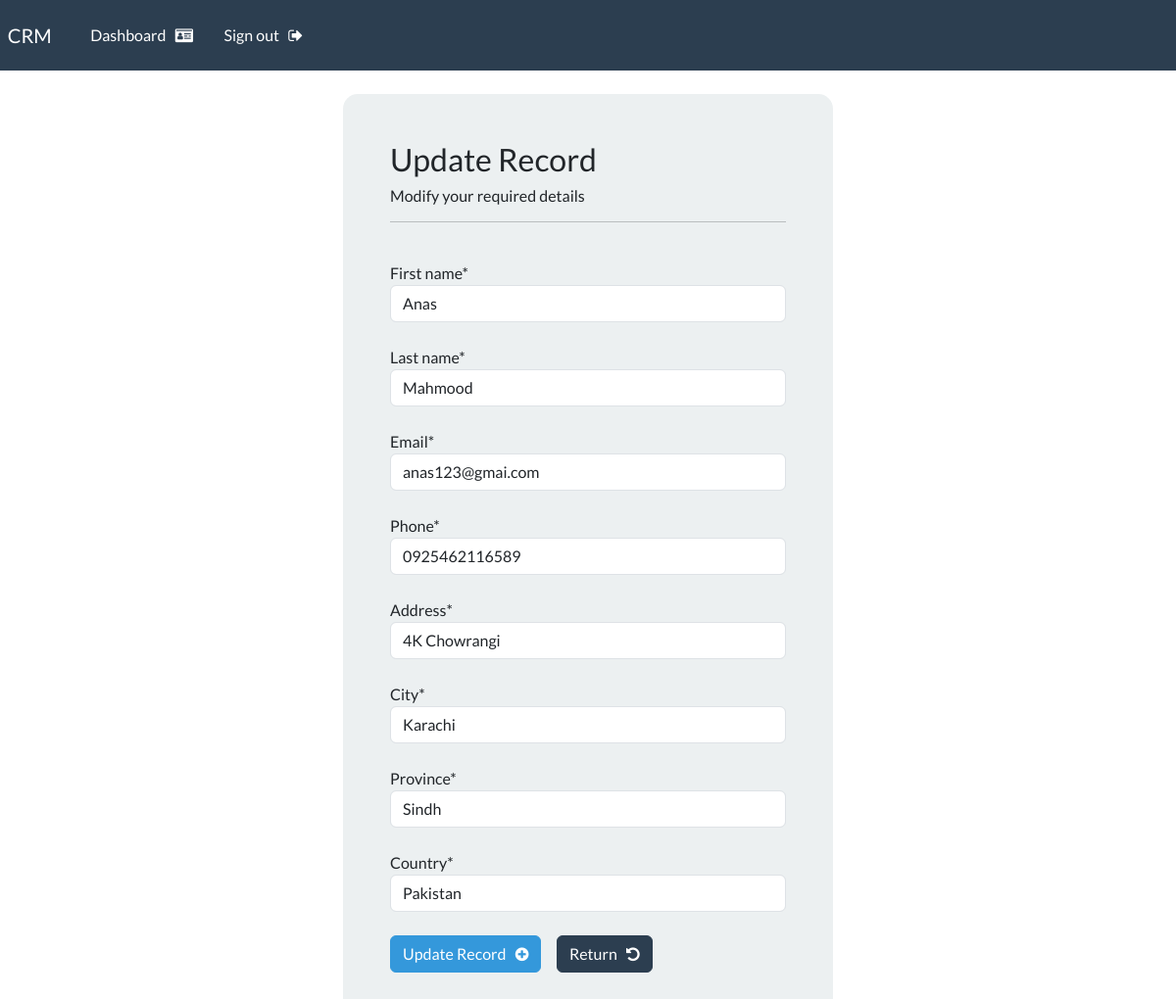
The app's page /update-record/1 (signed in) with its own data.
### webapp/models.py (models this page shows, shortened)
class Record(models.Model):
    creation_date = models.DateTimeField(auto_now_add=True)
    first_name = models.CharField(max_length=50)
    last_name = models.CharField(max_length=50)
    email = models.EmailField()
    phone = models.CharField(max_length=20)
    address = models.CharField(max_length=100)
    city = models.CharField(max_length=70)
    province = models.CharField(max_length=70)
    country = models.CharField(max_length=70)

### webapp/views.py (the view)
# urls.py: path('update-record/<int:pk>', views.update_record, name='update-record'),
@login_required(login_url='my-login')
def update_record(request, pk):
    record = Record.objects.get(id=pk)
    form = UpdateRecordForm(instance=record)
    if request.method == "POST":
        form = UpdateRecordForm(request.POST, instance=record)
        if form.is_valid():
            form.save()
            messages.success(request, 'Record Updated successfully')
            return redirect("dashboard")
    context = {'form':form, 'page':'Update Record'}
    return render(request, 'webapp/update-record.html', context=context)

### webapp/forms.py
class UpdateRecordForm(forms.ModelForm):
           class Meta:
            model = Record
            fields = ['first_name', 'last_name', 'email', 'phone', 'address', 'city', 'province', 'country']

### webapp/templates/webapp/update-record.html (shortened to what this page needs)
{% extends 'webapp/base.html' %}
{% load crispy_forms_tags %}
{% block content %}
<body>
    <div class="container bg-light shadow-md p-5 form-layout">
        <h3>Update Record</h3>
        <h6>Modify your required details</h6>
        <hr>
        <br>
        <form action="" method="post" autocomplete="off">
            {{form.first_name|as_crispy_field}}
            <br>
            {{form.last_name|as_crispy_field}}
            <br>
            {{form.email|as_crispy_field}}
            <br>
            {{form.phone|as_crispy_field}}
            <br>
            {{form.address|as_crispy_field}}
            <br>
            {{form.city|as_crispy_field}}
            <br>
            {{form.province|as_crispy_field}}
            <br>
            {{form.country|as_crispy_field}}
            <br>
            <button type="submit" class="btn btn-info">Update Record &nbsp; <i class="fa fa-plus-circle" aria-hidden="true"></i></button>
            <a href="{% url 'dashboard' %}" class="btn btn-primary">Return &nbsp; <i class="fa fa-undo" aria-hidden="true"></i></a>
        </form>
    </div>
</body>
{% endblock %}

### crm/static/css/styles.css (style rules this page uses)
.form-layout { border-radius: 15px; width: 500px; }

### records on screen
Record: first_name "Anas", last_name "Mahmood", email "anas123@gmai.com", phone "0925462116589", address "4K Chowrangi", city "Karachi", province "Sindh", country "Pakistan"
